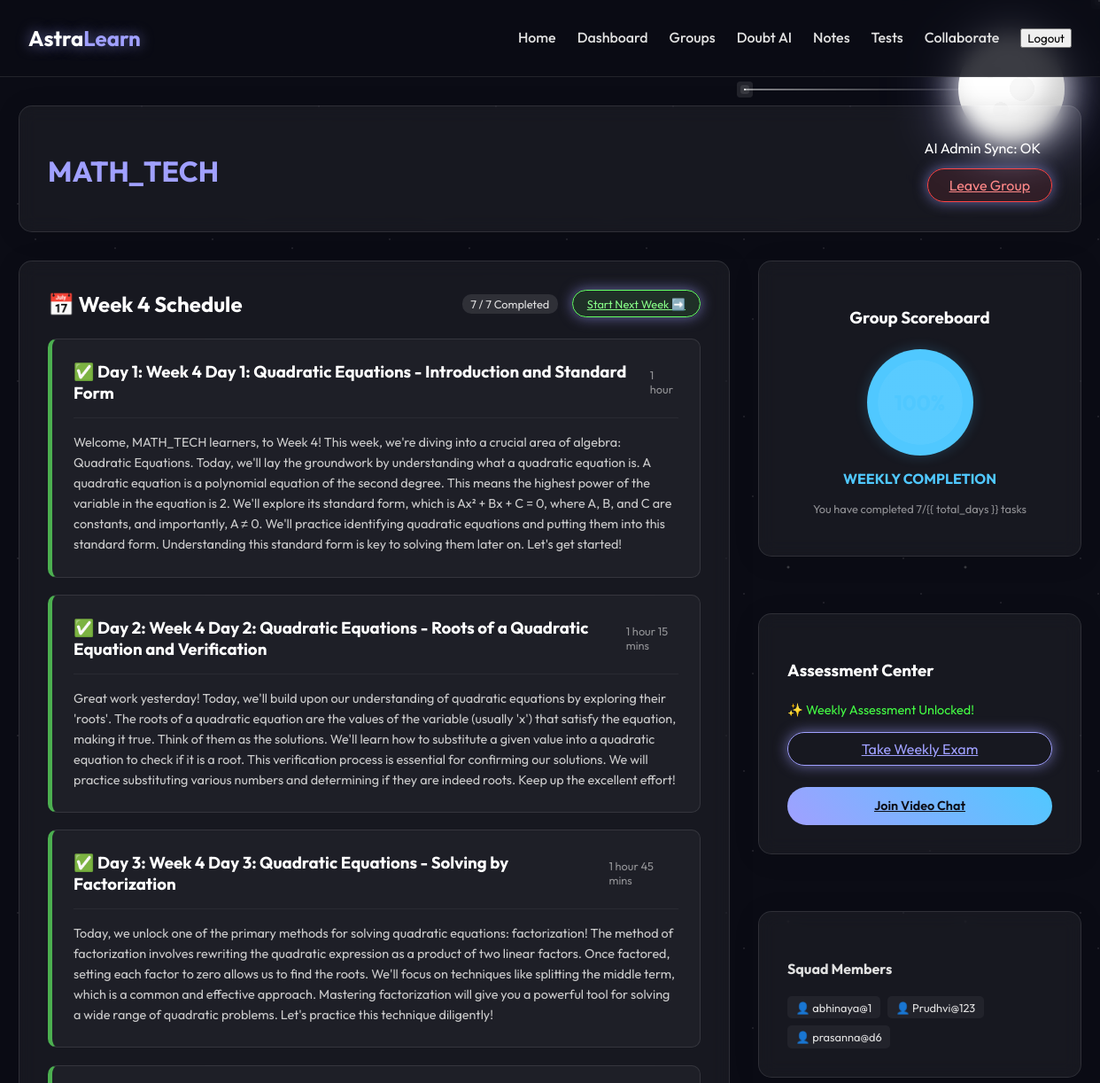
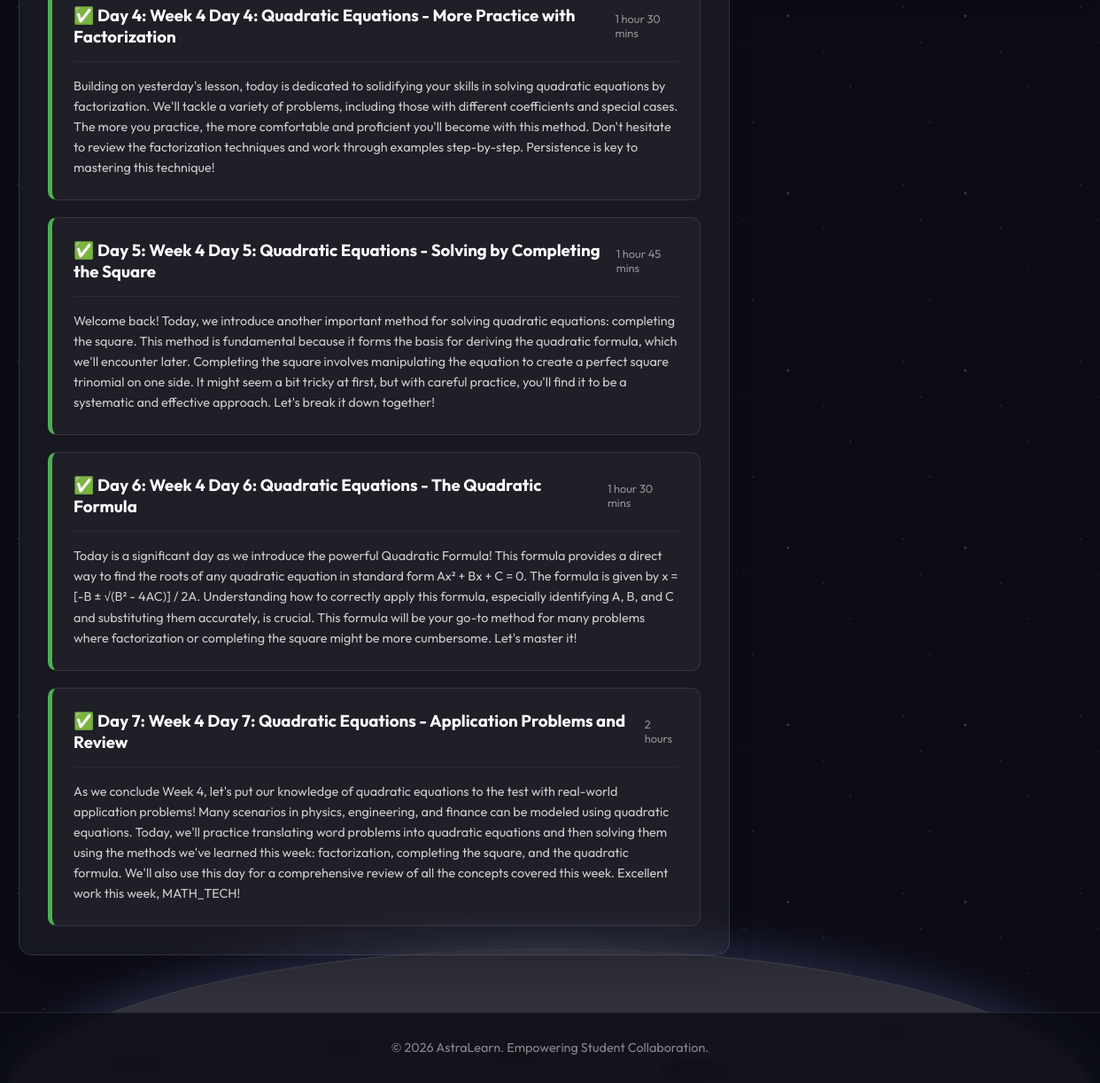
/groups/2/ (signed in), run on the app's committed database (2 pictures, top to bottom).
### groups/models.py (models this page shows, shortened)
class StudyGroup(models.Model):
    name = models.CharField(max_length=200)
    description = models.TextField(blank=True)
    subject = models.CharField(max_length=100)
    creator = models.ForeignKey(settings.AUTH_USER_MODEL, on_delete=models.CASCADE, related_name='created_groups', null=True)
    members = models.ManyToManyField(settings.AUTH_USER_MODEL, related_name='study_groups')
    created_at = models.DateTimeField(auto_now_add=True)
    preferred_learning_style = models.CharField(max_length=20, choices=[('Any', 'Any'), ('Visual', 'Visual'), ('Auditory', 'Auditory')])
    difficulty_level = models.CharField(max_length=20, choices=[('Beginner', 'Beginner'), ('Intermediate', 'Intermediate'), ('Advanced', 'Advanced')])
    ai_schedule = models.JSONField(null=True, blank=True, help_text="Day-to-day learning schedule and notes generated by AI")
    current_week = models.IntegerField(default=1)
    schedule_last_updated = models.DateTimeField(null=True, blank=True)

### accounts/models.py (models this page shows, shortened)
class CustomUser(AbstractUser):
    email = models.EmailField(unique=True, blank=False)
    bio = models.TextField(max_length=500, blank=True)
    LEARNING_STYLES = [
        ('visual', 'Visual'),
        ('auditory', 'Auditory'),
        ('reading', 'Reading/Writing'),
        ('kinesthetic', 'Kinesthetic'),
    ]
    learning_style = models.CharField(max_length=20, choices=LEARNING_STYLES, default='visual')
    interests = models.CharField(max_length=255, blank=True, help_text="Comma-separated topics (e.g., Math, Physics, Coding)")
    is_faculty = models.BooleanField(default=False)
    avatar = models.ImageField(upload_to='avatars/', blank=True, null=True)
    REQUIRED_FIELDS = ['email', 'learning_style']

### groups/views.py (the view)
# urls.py: path('<int:pk>/', views.group_detail, name='group_detail'),
@login_required
@cache_control(no_cache=True, must_revalidate=True, no_store=True)
def group_detail(request, pk):
    group = get_object_or_404(StudyGroup.objects.prefetch_related('members'), pk=pk)
    is_member = request.user in group.members.all()
    if is_member and not group.ai_schedule:
        generate_group_schedule(group)
    progress = None
    if is_member:
        progress, created = UserGroupProgress.objects.get_or_create(user=request.user, group=group)
    processed_schedule = []
    completed_count = 0
    total_days = 7
    if group.ai_schedule:
        total_days = len(group.ai_schedule)
        for item in group.ai_schedule:
            day_num = int(item['day'])
            is_done = progress.is_completed(day_num) if progress else False
            can_play = progress.can_unlock(day_num) if progress else False
            if is_done: completed_count += 1
            processed_item = item.copy()
            processed_item['status'] = 'completed' if is_done else ('unlocked' if can_play else 'locked')
            processed_schedule.append(processed_item)
    progress_percent = int((completed_count / total_days) * 100) if total_days > 0 else 0
    can_take_test = (completed_count >= total_days)
    return render(request, 'groups/group_detail.html', {
        'group': group,
        'is_member': is_member,
        'schedule': processed_schedule,
        'progress_percent': progress_percent,
        'completed_count': completed_count,
        'total_days': total_days,
        'can_take_test': can_take_test
    })

### groups/models.py (called while the page is built)
    def is_completed(self, day_number):
        return day_number in self.completed_days

    def can_unlock(self, day_number):
        if day_number == 1:
            return True
        return (day_number - 1) in self.completed_days

### templates/groups/group_detail.html (shortened to what this page needs)
{% extends 'base.html' %}
{% block content %}
<div class="glass-panel" style="margin-bottom: 2rem;">
    <div style="display: flex; justify-content: space-between; align-items: start;">
        <div style="flex: 1;">
            <h1 style="color: var(--primary-color);">{{ group.name }}</h1>
        </div>
        <div style="text-align: right; display: flex; flex-direction: column; gap: 0.5rem; align-items: flex-end;">
            <div class="status-badge"
                style="background: var(--accent-color); color: white; padding: 0.3rem 0.8rem; border-radius: 20px;">AI
                Admin Sync: OK</div>
            <div style="display: flex; gap: 0.5rem;">
                {% if not is_member %}
                <a href="{% url 'join_group' group.pk %}" class="btn-primary">Join</a>
                {% else %}
                <a href="{% url 'leave_group' group.pk %}" class="btn-glow"
                    style="background: rgba(255, 68, 68, 0.1); border-color: #ff4444; color: #ff8888;">Leave Group</a>
                {% endif %}
            </div>
        </div>
    </div>
</div>
<div style="display: grid; grid-template-columns: 2.2fr 1fr; gap: 2rem;">
    <div class="glass-panel">
        <div style="display: flex; justify-content: space-between; align-items: center; margin-bottom: 1.5rem;">
            <h2 style="margin: 0;">📅 Week {{ group.current_week }} Schedule</h2>
            <div style="display: flex; gap: 1rem; align-items: center;">
                <span class="badge"
                    style="background: rgba(255,255,255,0.1); padding: 0.2rem 0.6rem; border-radius: 10px; font-size: 0.8rem;">
                    {{ completed_count }} / {{ total_days }} Completed
                </span>
                {% if can_take_test %}
                <a href="{% url 'advance_week' group.pk %}" class="btn-glow"
                    onclick="return confirm('Starting the next week will reset your daily progress for the new schedule. Continue?')"
                    style="font-size: 0.8rem; padding: 0.4rem 1rem; background: rgba(100, 255, 100, 0.1); border-color: #64ff64; color: #88ff88;">
                    Start Next Week ➡️
                </a>
                {% else %}
                <button class="btn-primary"
                    style="font-size: 0.8rem; padding: 0.4rem 1rem; opacity: 0.4; cursor: not-allowed;"
                    title="Complete all tasks to unlock next week" disabled>
                    Next Week 🔒
                </button>
                {% endif %}
            </div>
        </div>
        <div style="display: flex; flex-direction: column; gap: 1.2rem;">
            {% for day in schedule %}
            <div class="card status-{{ day.status }}" style="position: relative;">
                <div style="display: flex; justify-content: space-between; align-items: center;">
                    <h3 style="margin: 0;">
                        {% if day.status == 'completed' %} ✅ {% elif day.status == 'locked' %} 🔒 {% endif %}
                        Day {{ day.day }}: {{ day.topic }}
                    </h3>
                    <span style="font-size: 0.8rem; opacity: 0.6;">{{ day.time }}</span>
                </div>
                {% if day.status != 'locked' %}
                <div style="margin-top: 1rem; padding-top: 1rem; border-top: 1px solid rgba(255,255,255,0.05);">
                    <div style="font-size: 0.9rem; color: #ccc; line-height: 1.6;">{{ day.daily_notes }}</div>
                </div>
                {% else %}
                <p style="margin-top: 0.8rem; font-style: italic; font-size: 0.85rem; color: #666;">Locked item.
                    Complete Step {{ day.day|add:"-1" }} first.</p>
                {% endif %}
            </div>
            {% endfor %}
        </div>
    </div>
    <div style="display: flex; flex-direction: column; gap: 2rem;">
        <div class="glass-panel" style="text-align: center;">
            <h3 style="margin-bottom: 1.5rem;">Group Scoreboard</h3>
            <div class="progress-radial"
                style="background: radial-gradient(closest-side, var(--glass-bg) 79%, transparent 80% 100%), conic-gradient(var(--secondary-color) {{ progress_percent }}%, rgba(255, 255, 255, 0.1) 0);">
            </div>
            <p style="font-weight: bold; color: var(--secondary-color);">WEEKLY COMPLETION</p>
            <p style="font-size: 0.8rem; opacity: 0.6; margin-top: 0.5rem;">You have completed {{ completed_count }}/{{
                total_days }} tasks</p>
        </div>
        <div class="glass-panel">
            <h3>Assessment Center</h3>
            <div style="margin-top: 1.5rem;">
                {% if can_take_test %}
                <p style="color: #44ff44; font-size: 0.9rem; margin-bottom: 1rem;">✨ Weekly Assessment Unlocked!</p>
                <a href="{% url 'generate_test' group.id %}" class="btn-glow"
                    style="display: block; text-align: center;">Take Weekly Exam</a>
                {% endif %}
            </div>
            <div style="margin-top: 1.5rem; display: flex; flex-direction: column; gap: 0.8rem;">
                <a href="{% url 'collaborate_room' group.id %}" class="btn-primary"
                    style="text-align: center; font-size: 0.9rem;">Join Video Chat</a>
            </div>
        </div>
        <div class="glass-panel">
            <h4>Squad Members</h4>
            <div style="display: flex; flex-wrap: wrap; gap: 0.5rem; margin-top: 1rem;">
                {% for member in group.members.all %}
                <span
                    style="background: rgba(255,255,255,0.05); padding: 0.3rem 0.6rem; border-radius: 5px; font-size: 0.8rem;">👤
                    {{ member.username }}</span>
                {% endfor %}
            </div>
        </div>
    </div>
</div>
{% endblock %}

### static/css/style.css (style rules this page uses)
:root { --primary-color: #A0A0FF; --secondary-color: #50C8FF; --accent-glow: 0 0 15px rgba(160, 160, 255, 0.6); --bg-dark: #0B0C15; --glass-bg: rgba(255, 255, 255, 0.05); --glass-border: 1px solid rgba(255, 255, 255, 0.1); --text-color: #E0E0E0; --font-family: 'Outfit', sans-serif; }
body { background-color: var(--bg-dark); color: var(--text-color); font-family: var(--font-family); margin: 0; padding: 0; overflow-x: hidden; min-height: 100vh; display: flex; flex-direction: column; }
.btn-glow { padding: 0.5rem 1.5rem; border: 1px solid var(--primary-color); border-radius: 20px; background: transparent; color: var(--primary-color); box-shadow: var(--accent-glow); transition: all 0.3s ease; }
.glass-panel { background: var(--glass-bg); backdrop-filter: blur(10px); border: var(--glass-border); border-radius: 15px; padding: 2rem; box-shadow: 0 4px 30px rgba(0, 0, 0, 0.1); margin-bottom: 2rem; }
h1, h2, h3 { color: white; margin-bottom: 1rem; }
.card { background: rgba(255, 255, 255, 0.03); border: var(--glass-border); padding: 1.5rem; border-radius: 10px; transition: transform 0.3s ease, box-shadow 0.3s ease; }
.btn-primary { background: linear-gradient(45deg, var(--primary-color), var(--secondary-color)); border: none; padding: 0.8rem 2rem; border-radius: 25px; color: var(--bg-dark); font-weight: 600; transition: transform 0.2s ease; }

### data on the page
StudyGroup: name "MATH_TECH", current_week "4"
CustomUser: username "abhinaya@1"
CustomUser: username "Prudhvi@123"
CustomUser: username "prasanna@d6"

### other printed values
{{ completed_count }} "7"
{{ total_days }} "7"
{{ day.day }} "1" "2" "3" "4" "5" "6" "7"
{{ day.topic }} "Week 4 Day 1: Quadratic Equations - Introduction and Standard Form" "Week 4 Day 2: Quadratic Equations - Roots of a Quadratic Equation and Verification" "Week 4 Day 3: Quadratic Equations - Solving by Factorization" "Week 4 Day 4: Quadratic Equations - More Practice with Factorization" "Week 4 Day 5: Quadratic Equations - Solving by Completing the Square" "Week 4 Day 6: Quadratic Equations - The Quadratic Formula" "Week 4 Day 7: Quadratic Equations - Application Problems and Review"
{{ day.time }} "1 hour" "1 hour 15 mins" "1 hour 45 mins" "1 hour 30 mins" "1 hour 45 mins" "1 hour 30 mins" "2 hours"
